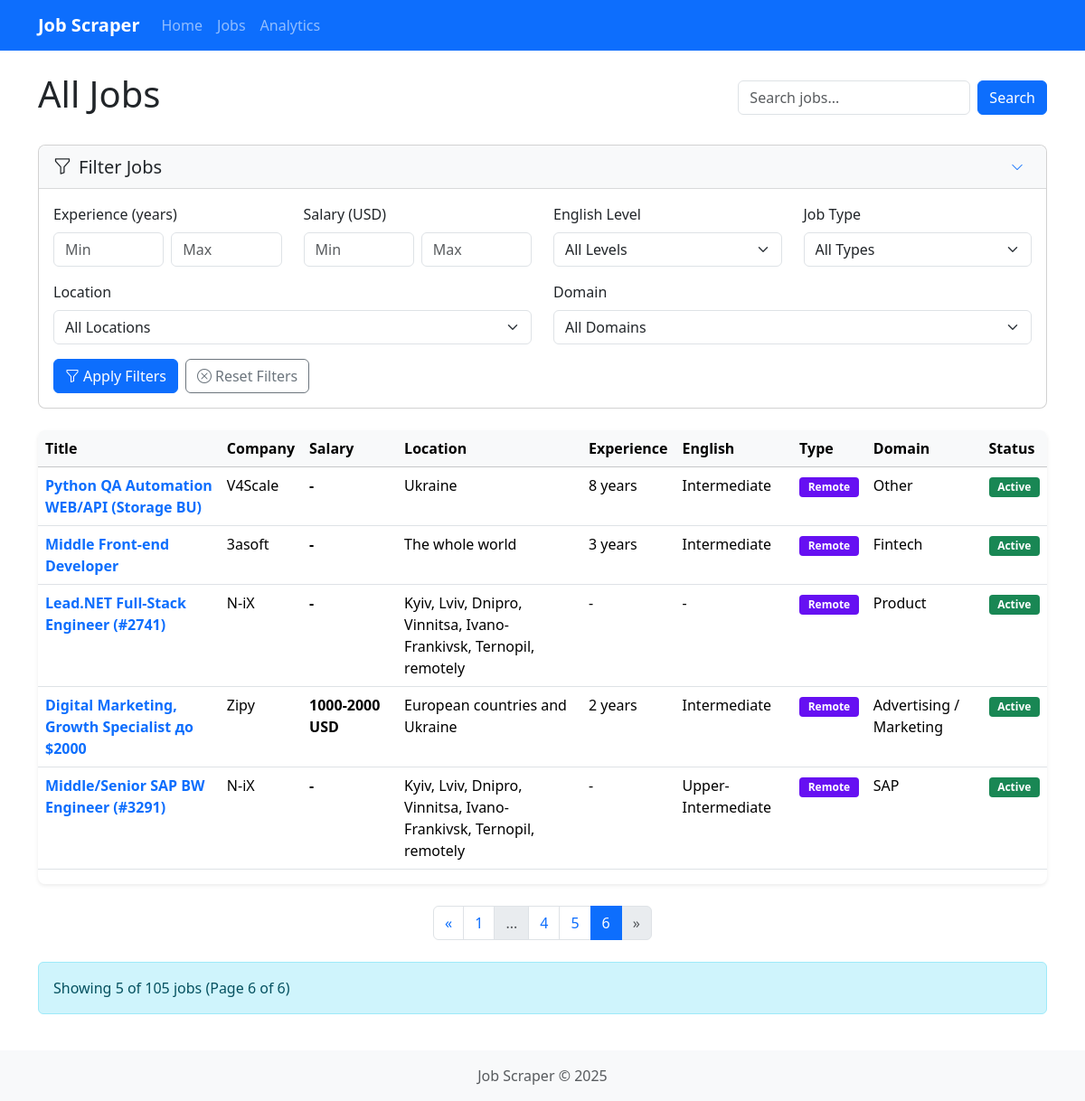
The page /jobs?query=&page=6&experience_min=&experience_max=&salary_min=&salary_max=&english_level=&location=&job_type=&domain= on the database its author committed.
### database/models.py (models this page shows)
class Job(Base):
    __tablename__ = 'jobs'
    id = Column(Integer, primary_key=True)
    job_id = Column(String(50), unique=True)
    title = Column(String(255))
    title_en = Column(String(255))
    company_name = Column(String(255))
    company_name_en = Column(String(255))
    salary_min = Column(Float, nullable=True)
    salary_max = Column(Float, nullable=True)
    currency = Column(String(3), default='USD')
    description = Column(Text)
    description_en = Column(Text)
    location = Column(String(255))
    location_en = Column(String(255))
    experience_years = Column(Integer, nullable=True)
    english_level = Column(String(50), nullable=True)
    job_type = Column(String(50))  # Remote, Office, Hybrid
    employment_type = Column(String(50))  # Full-time, Part-time, Contract
    category = Column(String(100))
    category_en = Column(String(100))
    domain = Column(String(100), nullable=True)
    domain_en = Column(String(100), nullable=True)
    url = Column(String(255))
    posted_date = Column(DateTime, nullable=True)
    created_at = Column(DateTime, server_default=func.now())
    updated_at = Column(DateTime, server_default=func.now(), onupdate=func.now())
    is_active = Column(Boolean, default=True)
    def to_dict(self):
        return {
            'id': self.id,
            'job_id': self.job_id,
            'title': self.title_en or self.title,
            'company_name': self.company_name_en or self.company_name,
            'salary_min': self.salary_min,
            'salary_max': self.salary_max,
            'currency': self.currency,
            'description': self.description_en or self.description,
            'location': self.location_en or self.location,
            'experience_years': self.experience_years,
            'english_level': self.english_level,
            'job_type': self.job_type,
            'employment_type': self.employment_type,
            'category': self.category_en or self.category,
            'domain': self.domain_en or self.domain,
            'url': self.url,
            'posted_date': self.posted_date.isoformat() if self.posted_date else None,
            'created_at': self.created_at.isoformat() if self.created_at else None,
            'updated_at': self.updated_at.isoformat() if self.updated_at else None,
            'is_active': self.is_active
        }

### web/routes.py (the view)
    @web_bp.route('/jobs', methods=['GET'])
    def jobs():
        page = request.args.get('page', 1, type=int)
        per_page = request.args.get('per_page', 20, type=int)
        query = request.args.get('query', '')
        experience_min = request.args.get('experience_min', '', type=str)
        experience_max = request.args.get('experience_max', '', type=str)
        salary_min = request.args.get('salary_min', '', type=str)
        salary_max = request.args.get('salary_max', '', type=str)
        english_level = request.args.get('english_level', '')
        location = request.args.get('location', '')
        job_type = request.args.get('job_type', '')
        domain = request.args.get('domain', '')
        if query:
            all_jobs = db.search_jobs(query)
        else:
            all_jobs = db.get_all_jobs()
        filtered_jobs = []
        for job in all_jobs:
            if experience_min and (not job.get('experience_years') or job['experience_years'] < int(experience_min)):
                continue
            if experience_max and (not job.get('experience_years') or job['experience_years'] > int(experience_max)):
                continue
            if salary_min and (not job.get('salary_min') or job['salary_min'] < float(salary_min)):
                continue
            if salary_max and (not job.get('salary_max') or job['salary_max'] > float(salary_max)):
                continue
            if english_level and job.get('english_level') != english_level:
                continue
            if location and (not job.get('location') or location.lower() not in job['location'].lower()):
                continue
            if job_type and job.get('job_type') != job_type:
                continue
            if domain and job.get('domain') != domain:
                continue
            filtered_jobs.append(job)
        filter_metadata = {
            'english_levels': sorted(list(set(job.get('english_level') for job in all_jobs if job.get('english_level')))),
            'locations': sorted(list(set(job.get('location') for job in all_jobs if job.get('location')))),
            'job_types': sorted(list(set(job.get('job_type') for job in all_jobs if job.get('job_type')))),
            'domains': sorted(list(set(job.get('domain') for job in all_jobs if job.get('domain')))),
        }
        total_jobs = len(filtered_jobs)
        total_pages = (total_jobs + per_page - 1) // per_page
        start_index = (page - 1) * per_page
        end_index = min(start_index + per_page, total_jobs)
        paginated_jobs = filtered_jobs[start_index:end_index]
        return render_template(
            'jobs.html',
            jobs=paginated_jobs,
            query=query,
            page=page,
            per_page=per_page,
            total_jobs=total_jobs,
            total_pages=total_pages,
            experience_min=experience_min,
            experience_max=experience_max,
            salary_min=salary_min,
            salary_max=salary_max,
            english_level=english_level,
            location=location,
            job_type=job_type,
            domain=domain,
            filter_metadata=filter_metadata
        )

### app.py (called while the page is built)
        @self.app.context_processor
        def inject_now():
            return {'now': datetime.datetime.now()}

### database/db.py (called while the page is built)
    def get_session(self):
        return self.Session()

    def get_all_jobs(self):
        session = self.get_session()
        try:
            jobs = session.query(Job).all()
            return [job.to_dict() for job in jobs]
        finally:
            session.close()

### web/templates/jobs.html (shortened to what this page needs)
{% extends 'base.html' %}
{% block content %}
<div class="d-flex justify-content-between align-items-center mb-4">
    <h1>{% if query %}Search Results for "{{ query }}"{% else %}All Jobs{% endif %}</h1>
    <form method="GET" action="{{ url_for('web.jobs') }}" class="d-flex">
        <input type="text" name="query" class="form-control me-2" placeholder="Search jobs..." value="{{ query }}">
        <button type="submit" class="btn btn-primary">Search</button>
    </form>
</div>
<div class="card filter-card mb-4">
    <div class="card-header">
        <h5 class="mb-0 d-flex justify-content-between align-items-center">
            <span>
                <i class="bi bi-funnel me-2"></i>Filter Jobs
            </span>
            <button class="btn btn-sm btn-link text-decoration-none" type="button" data-bs-toggle="collapse" data-bs-target="#filterCollapse" aria-expanded="false" aria-controls="filterCollapse">
                <i class="bi bi-chevron-down"></i>
            </button>
        </h5>
    </div>
    <div class="collapse show" id="filterCollapse">
        <div class="card-body">
            <form method="GET" action="{{ url_for('web.jobs') }}" id="filter-form">
                <div class="row">
                    <div class="col-md-6 col-lg-3 mb-3">
                        <label class="form-label">Experience (years)</label>
                        <div class="d-flex">
                            <input type="number" class="form-control me-2" name="experience_min" placeholder="Min" value="{{ experience_min }}" min="0">
                            <input type="number" class="form-control" name="experience_max" placeholder="Max" value="{{ experience_max }}" min="0">
                        </div>
                    </div>
                    <div class="col-md-6 col-lg-3 mb-3">
                        <label class="form-label">Salary (USD)</label>
                        <div class="d-flex">
                            <input type="number" class="form-control me-2" name="salary_min" placeholder="Min" value="{{ salary_min }}" min="0">
                            <input type="number" class="form-control" name="salary_max" placeholder="Max" value="{{ salary_max }}" min="0">
                        </div>
                    </div>
                    <div class="col-md-6 col-lg-3 mb-3">
                        <label class="form-label">English Level</label>
                        <select class="form-select" name="english_level">
                            <option value="" {% if not english_level %}selected{% endif %}>All Levels</option>
                        </select>
                    </div>
                    <div class="col-md-6 col-lg-3 mb-3">
                        <label class="form-label">Job Type</label>
                        <select class="form-select" name="job_type">
                            <option value="" {% if not job_type %}selected{% endif %}>All Types</option>
                        </select>
                    </div>
                    <div class="col-md-6 mb-3">
                        <label class="form-label">Location</label>
                        <select class="form-select" name="location">
                            <option value="" {% if not location %}selected{% endif %}>All Locations</option>
                        </select>
                    </div>
                    <div class="col-md-6 mb-3">
                        <label class="form-label">Domain</label>
                        <select class="form-select" name="domain">
                            <option value="" {% if not domain %}selected{% endif %}>All Domains</option>
                        </select>
                    </div>
                </div>
                <div class="d-flex gap-2">
                    <button type="submit" class="btn btn-primary">
                        <i class="bi bi-funnel me-1"></i>Apply Filters
                    </button>
                    <a href="{{ url_for('web.jobs', query=query) }}" class="btn btn-outline-secondary">
                        <i class="bi bi-x-circle me-1"></i>Reset Filters
                    </a>
                </div>
            </form>
        </div>
    </div>
</div>
{% if jobs %}
    <div class="table-responsive">
        <table class="table table-hover">
            <thead class="table-light">
                <tr>
                    <th>Title</th>
                    <th>Company</th>
                    <th>Salary</th>
                    <th>Location</th>
                    <th>Experience</th>
                    <th>English</th>
                    <th>Type</th>
                    <th>Domain</th>
                    <th>Status</th>
                </tr>
            </thead>
            <tbody>
                {% for job in jobs %}
                <tr class="job-row" data-job-id="{{ job.job_id }}">
                    <td>
                        <a href="{{ job.url }}" target="_blank" class="fw-bold text-decoration-none">
                            {{ job.title }}
                        </a>
                    </td>
                    <td>{{ job.company_name }}</td>
                    <td class="salary">
                        {% if job.salary_min or job.salary_max %}
                            {% if job.salary_min and job.salary_max %}
                                {{ job.salary_min|int }}-{{ job.salary_max|int }} {{ job.currency }}
                            {% elif job.salary_min %}
                                from {{ job.salary_min|int }} {{ job.currency }}
                            {% elif job.salary_max %}
                                up to {{ job.salary_max|int }} {{ job.currency }}
                            {% endif %}
                        {% else %}
                            -
                        {% endif %}
                    </td>
                    <td>{{ job.location }}</td>
                    <td>
                        {% if job.experience_years %}
                            {{ job.experience_years }} year{% if job.experience_years != 1 %}s{% endif %}
                        {% else %}
                            -
                        {% endif %}
                    </td>
                    <td>{{ job.english_level or '-' }}</td>
                    <td>
                        {% if job.job_type == 'Remote' %}
                            <span class="badge badge-remote">Remote</span>
                        {% elif job.job_type == 'Office' %}
                            <span class="badge badge-office">Office</span>
                        {% else %}
                            <span class="badge badge-hybrid">Hybrid</span>
                        {% endif %}
                    </td>
                    <td>{{ job.domain }}</td>
                    <td>
                        {% if job.is_active %}
                            <span class="badge bg-success">Active</span>
                        {% else %}
                            <span class="badge bg-secondary">Inactive</span>
                        {% endif %}
                    </td>
                </tr>
                {% endfor %}
            </tbody>
        </table>
    </div>
    {% if total_pages > 1 %}
    <nav aria-label="Job pagination" class="my-4">
        <ul class="pagination justify-content-center">
            <li class="page-item {% if page == 1 %}disabled{% endif %}">
                <a class="page-link" href="{{ url_for('web.jobs', query=query, page=page-1, experience_min=experience_min, experience_max=experience_max, salary_min=salary_min, salary_max=salary_max, english_level=english_level, location=location, job_type=job_type, domain=domain) }}" aria-label="Previous">
                    <span aria-hidden="true">&laquo;</span>
                </a>
            </li>
            {% set start_page = [1, page - 2]|max %}
            {% set end_page = [total_pages, page + 2]|min %}
            {% if start_page > 1 %}
                <li class="page-item">
                    <a class="page-link" href="{{ url_for('web.jobs', query=query, page=1, experience_min=experience_min, experience_max=experience_max, salary_min=salary_min, salary_max=salary_max, english_level=english_level, location=location, job_type=job_type, domain=domain) }}">1</a>
                </li>
                {% if start_page > 2 %}
                    <li class="page-item disabled"><span class="page-link">...</span></li>
                {% endif %}
            {% endif %}
            {% for p in range(start_page, end_page + 1) %}
                <li class="page-item {% if p == page %}active{% endif %}">
                    <a class="page-link" href="{{ url_for('web.jobs', query=query, page=p, experience_min=experience_min, experience_max=experience_max, salary_min=salary_min, salary_max=salary_max, english_level=english_level, location=location, job_type=job_type, domain=domain) }}">{{ p }}</a>
                </li>
            {% endfor %}
            <li class="page-item {% if page == total_pages %}disabled{% endif %}">
                <a class="page-link" href="{{ url_for('web.jobs', query=query, page=page+1, experience_min=experience_min, experience_max=experience_max, salary_min=salary_min, salary_max=salary_max, english_level=english_level, location=location, job_type=job_type, domain=domain) }}" aria-label="Next">
                    <span aria-hidden="true">&raquo;</span>
                </a>
            </li>
        </ul>
    </nav>
    {% endif %}
    <div class="alert alert-info">
        <p class="mb-0">
            Showing {{ jobs|length }} of {{ total_jobs }} job{% if total_jobs != 1 %}s{% endif %}
            (Page {{ page }} of {{ total_pages }})
        </p>
    </div>
{% endif %}
{% endblock %}

### static/css/styles.css (style rules this page uses)
body { display: flex; flex-direction: column; min-height: 100vh; }
.table-responsive { border-radius: 0.5rem; overflow: hidden; box-shadow: 0 0.125rem 0.25rem rgba(0, 0, 0, 0.075); }
.table thead { position: sticky; top: 0; z-index: 1; }
.job-row { cursor: pointer; }
.card { border-radius: 0.5rem; overflow: hidden; }
.card-header { border-radius: 0 !important; }
.badge { padding: 0.4em 0.8em; border-radius: 0.25rem; }
.badge-remote { background-color: #6610f2; color: white; }

### web/templates/jobs.html (style rules this page uses)
.salary { font-weight: bold; color: #28a745; }
.badge-remote { background-color: #6610f2; color: white; }
.filter-card { margin-bottom: 1.5rem; border-radius: 0.5rem; transition: box-shadow 0.3s ease; }
.filter-card .card-header { background-color: #f8f9fa; border-bottom: 1px solid rgba(0,0,0,0.125); }

### rows shown on the page
Job: title "Python QA Automation WEB/API (Storage BU)", company_name "V4Scale", location "Ukraine", experience_years "8", english_level "Intermediate", job_type "Remote", domain "Other"
Job: title "Middle Front-end Developer", company_name "3asoft", location "The whole world", experience_years "3", english_level "Intermediate", job_type "Remote", domain "Fintech"
Job: title "Lead.NET Full-Stack Engineer (#2741)", company_name "N-iX", location "Kyiv, Lviv, Dnipro, Vinnitsa, Ivano-Frankivsk, Ternopil, remotely", english_level "-", job_type "Remote", domain "Product"
Job: title "Digital Marketing, Growth Specialist до $2000", company_name "Zipy", salary_min "1000", salary_max "2000", currency "USD", location "European countries and Ukraine", experience_years "2", english_level "Intermediate", job_type "Remote", domain "Advertising / Marketing"
Job: title "Middle/Senior SAP BW Engineer (#3291)", company_name "N-iX", location "Kyiv, Lviv, Dnipro, Vinnitsa, Ivano-Frankivsk, Ternopil, remotely", english_level "Upper-Intermediate", job_type "Remote", domain "SAP"

### other values the page prints
{{ p }} "4" "5" "6"
{{ jobs|length }} "5"
{{ total_jobs }} "105"
{{ page }} "6"
{{ total_pages }} "6"
